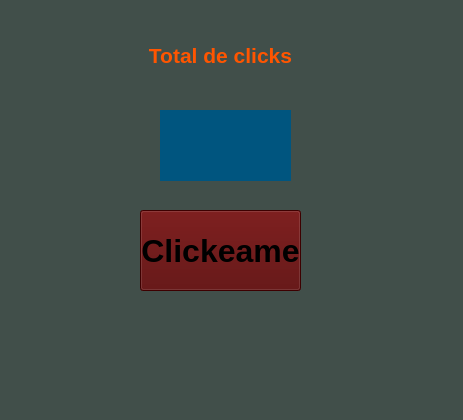
<?xml version="1.0" encoding="UTF-8"?>
<ui version="4.0">
 <class>MainWindow</class>
 <widget class="QMainWindow" name="MainWindow">
  <property name="geometry">
   <rect>
    <x>0</x>
    <y>0</y>
    <width>463</width>
    <height>420</height>
   </rect>
  </property>
  <property name="windowTitle">
   <string>Contador</string>
  </property>
  <property name="styleSheet">
   <string notr="true">background-color: rgb(65, 79, 74);</string>
  </property>
  <widget class="QWidget" name="centralwidget">
   <widget class="QPushButton" name="btnClick">
    <property name="geometry">
     <rect>
      <x>140</x>
      <y>210</y>
      <width>161</width>
      <height>81</height>
     </rect>
    </property>
    <property name="font">
     <font>
      <pointsize>24</pointsize>
      <bold>true</bold>
     </font>
    </property>
    <property name="styleSheet">
     <string notr="true">background-color: rgb(85, 0, 0);</string>
    </property>
    <property name="text">
     <string>Clickeame</string>
    </property>
   </widget>
   <widget class="QLabel" name="lblContador">
    <property name="geometry">
     <rect>
      <x>160</x>
      <y>110</y>
      <width>131</width>
      <height>71</height>
     </rect>
    </property>
    <property name="font">
     <font>
      <pointsize>20</pointsize>
      <bold>true</bold>
     </font>
    </property>
    <property name="styleSheet">
     <string notr="true">background-color: rgb(0, 85, 127);</string>
    </property>
    <property name="text">
     <string/>
    </property>
    <property name="textFormat">
     <enum>Qt::TextFormat::RichText</enum>
    </property>
    <property name="alignment">
     <set>Qt::AlignmentFlag::AlignCenter</set>
    </property>
   </widget>
   <widget class="QLabel" name="lblTotal">
    <property name="geometry">
     <rect>
      <x>120</x>
      <y>30</y>
      <width>201</width>
      <height>51</height>
     </rect>
    </property>
    <property name="text">
     <string>&lt;html&gt;&lt;head/&gt;&lt;body&gt;&lt;p&gt;&lt;span style=&quot; font-size:16pt; font-weight:700; color:#ff5500;&quot;&gt;Total de clicks&lt;/span&gt;&lt;/p&gt;&lt;/body&gt;&lt;/html&gt;</string>
    </property>
    <property name="alignment">
     <set>Qt::AlignmentFlag::AlignCenter</set>
    </property>
   </widget>
  </widget>
  <widget class="QMenuBar" name="menubar">
   <property name="geometry">
    <rect>
     <x>0</x>
     <y>0</y>
     <width>463</width>
     <height>33</height>
    </rect>
   </property>
  </widget>
  <widget class="QStatusBar" name="statusbar"/>
 </widget>
 <resources/>
 <connections/>
</ui>
